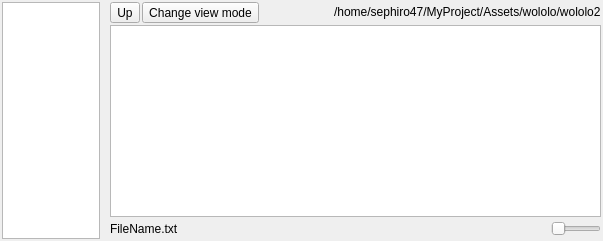
  <widget class="QDockWidget" name="dockExplorer">
   <property name="sizePolicy">
    <sizepolicy hsizetype="Expanding" vsizetype="Preferred">
     <horstretch>99</horstretch>
     <verstretch>0</verstretch>
    </sizepolicy>
   </property>
   <property name="minimumSize">
    <size>
     <width>603</width>
     <height>210</height>
    </size>
   </property>
   <property name="windowIcon">
    <iconset>
     <normaloff>:/Bang/Icons/OpenIcon.png</normaloff>:/Bang/Icons/OpenIcon.png</iconset>
   </property>
   <property name="features">
    <set>QDockWidget::DockWidgetClosable|QDockWidget::DockWidgetMovable</set>
   </property>
   <property name="windowTitle">
    <string>Explorer</string>
   </property>
   <attribute name="dockWidgetArea">
    <number>8</number>
   </attribute>
   <widget class="QWidget" name="dockWidgetContents_5">
    <layout class="QVBoxLayout" name="verticalLayout_10" stretch="0">
     <property name="leftMargin">
      <number>2</number>
     </property>
     <property name="topMargin">
      <number>2</number>
     </property>
     <property name="rightMargin">
      <number>2</number>
     </property>
     <property name="bottomMargin">
      <number>2</number>
     </property>
     <item>
      <layout class="QHBoxLayout" name="horizontalLayout_3" stretch="2,10">
       <property name="spacing">
        <number>10</number>
       </property>
       <item>
        <widget class="ExplorerDirTree" name="widgetTreeExplorerDirTree">
         <property name="maximumSize">
          <size>
           <width>100</width>
           <height>16777215</height>
          </size>
         </property>
         <property name="autoScroll">
          <bool>false</bool>
         </property>
         <property name="showDropIndicator" stdset="0">
          <bool>true</bool>
         </property>
         <property name="textElideMode">
          <enum>Qt::ElideLeft</enum>
         </property>
         <property name="indentation">
          <number>5</number>
         </property>
         <property name="uniformRowHeights">
          <bool>false</bool>
         </property>
         <property name="sortingEnabled">
          <bool>true</bool>
         </property>
         <property name="animated">
          <bool>true</bool>
         </property>
         <property name="allColumnsShowFocus">
          <bool>true</bool>
         </property>
         <property name="headerHidden">
          <bool>false</bool>
         </property>
         <attribute name="headerDefaultSectionSize">
          <number>20</number>
         </attribute>
         <attribute name="headerMinimumSectionSize">
          <number>20</number>
         </attribute>
        </widget>
       </item>
       <item>
        <layout class="QVBoxLayout" name="verticalLayout_7" stretch="0,1,0">
         <property name="spacing">
          <number>2</number>
         </property>
         <item>
          <layout class="QHBoxLayout" name="horizontalLayout_4">
           <item>
            <widget class="QToolButton" name="buttonExplorerDirUp">
             <property name="text">
              <string>Up</string>
             </property>
             <property name="icon">
              <iconset resource="qdarkstyle/style.qrc">
               <normaloff>:/qss_icons/Icons/dirUpIcon.png</normaloff>:/qss_icons/Icons/dirUpIcon.png</iconset>
             </property>
            </widget>
           </item>
           <item>
            <widget class="QToolButton" name="buttonExplorerChangeViewMode">
             <property name="text">
              <string>Change view mode</string>
             </property>
             <property name="icon">
              <iconset resource="qdarkstyle/style.qrc">
               <normaloff>:/qss_icons/Icons/eye.png</normaloff>:/qss_icons/Icons/eye.png</iconset>
             </property>
            </widget>
           </item>
           <item>
            <spacer name="horizontalSpacer_2">
             <property name="orientation">
              <enum>Qt::Horizontal</enum>
             </property>
             <property name="sizeHint" stdset="0">
              <size>
               <width>40</width>
               <height>20</height>
              </size>
             </property>
            </spacer>
           </item>
           <item>
            <widget class="QLabel" name="labelCurrentPath">
             <property name="text">
              <string>/home/sephiro47/MyProject/Assets/wololo/wololo2</string>
             </property>
             <property name="textInteractionFlags">
              <set>Qt::TextSelectableByMouse</set>
             </property>
            </widget>
           </item>
          </layout>
         </item>
         <item>
          <widget class="Explorer" name="widgetListExplorer">
           <property name="sizePolicy">
            <sizepolicy hsizetype="Preferred" vsizetype="Preferred">
             <horstretch>0</horstretch>
             <verstretch>0</verstretch>
            </sizepolicy>
           </property>
           <property name="acceptDrops">
            <bool>true</bool>
           </property>
           <property name="autoScroll">
            <bool>false</bool>
           </property>
           <property name="showDropIndicator" stdset="0">
            <bool>true</bool>
           </property>
           <property name="dragEnabled">
            <bool>true</bool>
           </property>
           <property name="dragDropOverwriteMode">
            <bool>true</bool>
           </property>
           <property name="dragDropMode">
            <enum>QAbstractItemView::DragDrop</enum>
           </property>
           <property name="defaultDropAction">
            <enum>Qt::MoveAction</enum>
           </property>
           <property name="movement">
            <enum>QListView::Snap</enum>
           </property>
           <property name="resizeMode">
            <enum>QListView::Adjust</enum>
           </property>
           <property name="layoutMode">
            <enum>QListView::Batched</enum>
           </property>
           <property name="viewMode">
            <enum>QListView::IconMode</enum>
           </property>
           <property name="uniformItemSizes">
            <bool>true</bool>
           </property>
           <property name="wordWrap">
            <bool>true</bool>
           </property>
          </widget>
         </item>
         <item>
          <layout class="QHBoxLayout" name="horizontalLayout_2">
           <item>
            <widget class="QLabel" name="labelFileName">
             <property name="text">
              <string>FileName.txt</string>
             </property>
            </widget>
           </item>
           <item>
            <spacer name="horizontalSpacer">
             <property name="orientation">
              <enum>Qt::Horizontal</enum>
             </property>
             <property name="sizeHint" stdset="0">
              <size>
               <width>40</width>
               <height>20</height>
              </size>
             </property>
            </spacer>
           </item>
           <item>
            <widget class="QSlider" name="sliderExplorerIconSize">
             <property name="sizePolicy">
              <sizepolicy hsizetype="Maximum" vsizetype="Fixed">
               <horstretch>0</horstretch>
               <verstretch>0</verstretch>
              </sizepolicy>
             </property>
             <property name="maximumSize">
              <size>
               <width>50</width>
               <height>16777215</height>
              </size>
             </property>
             <property name="orientation">
              <enum>Qt::Horizontal</enum>
             </property>
            </widget>
           </item>
          </layout>
         </item>
        </layout>
       </item>
      </layout>
     </item>
    </layout>
   </widget>
  </widget>
